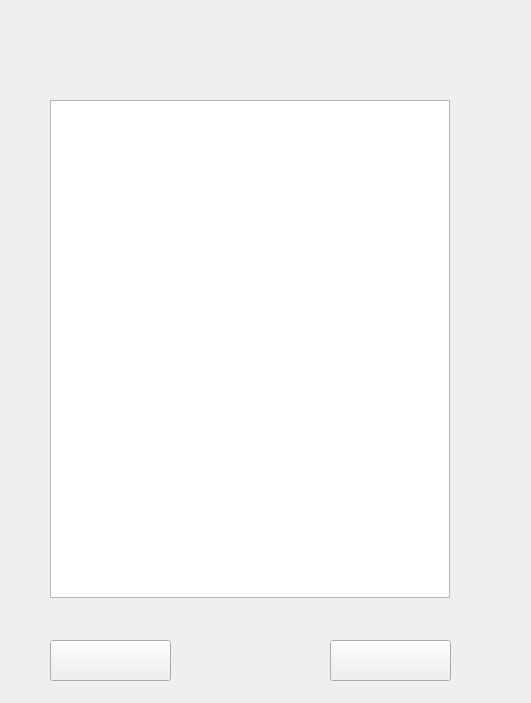
<?xml version="1.0" encoding="UTF-8"?>
<ui version="4.0">
 <class>rankingWidget</class>
 <widget class="QWidget" name="rankingWidget">
  <property name="geometry">
   <rect>
    <x>0</x>
    <y>0</y>
    <width>531</width>
    <height>703</height>
   </rect>
  </property>
  <property name="windowTitle">
   <string>Form</string>
  </property>
  <widget class="QTableView" name="tableView">
   <property name="geometry">
    <rect>
     <x>50</x>
     <y>100</y>
     <width>400</width>
     <height>498</height>
    </rect>
   </property>
   <property name="styleSheet">
    <string notr="true">font: 75 italic 14pt &quot;方正舒体&quot;;
gridline-color: rgb(85, 170, 255);</string>
   </property>
  </widget>
  <widget class="QPushButton" name="pushButton_before">
   <property name="geometry">
    <rect>
     <x>50</x>
     <y>640</y>
     <width>121</width>
     <height>41</height>
    </rect>
   </property>
   <property name="text">
    <string/>
   </property>
  </widget>
  <widget class="QPushButton" name="pushButton_next">
   <property name="geometry">
    <rect>
     <x>330</x>
     <y>640</y>
     <width>121</width>
     <height>41</height>
    </rect>
   </property>
   <property name="text">
    <string/>
   </property>
  </widget>
  <widget class="QLabel" name="label">
   <property name="geometry">
    <rect>
     <x>180</x>
     <y>640</y>
     <width>151</width>
     <height>31</height>
    </rect>
   </property>
   <property name="text">
    <string/>
   </property>
  </widget>
 </widget>
 <resources/>
 <connections/>
</ui>
